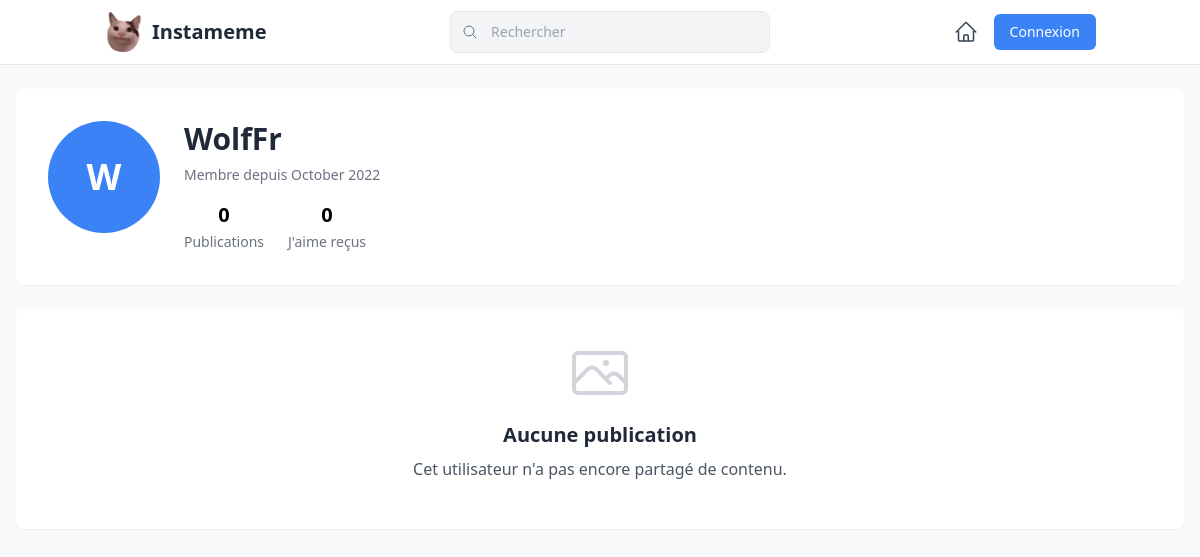
The page /user.php?user_id=5 on the database its author committed.
### tables this page shows
CREATE TABLE `utilisateurs` (
  `id` bigint unsigned NOT NULL AUTO_INCREMENT,
  `pseudo` varchar(64) NOT NULL,
  `mot_de_passe` varchar(32) NOT NULL, 
  `date_inscription` datetime DEFAULT NULL,
  PRIMARY KEY (`id`),
  UNIQUE KEY `pseudo` (`pseudo`)
);

### user.php (the view, shortened to what this page needs)
<?php
require_once 'db.php';
$user_id = isset($_SESSION['id_utilisateur']) ? $_SESSION['id_utilisateur'] : 0;
require_once 'header.php';
?>
<!DOCTYPE html>
<html lang="fr">
<head>
</head>
<body class="bg-gray-50 min-h-screen pb-10">
    <div class="container mx-auto px-4 py-6 max-w-7xl">
        <?php if (isset($_GET['user_id']) && !empty($_GET['user_id'])): ?>
            <?php
            $visiting_user_id = (int)$_GET['user_id'];
            $sql_user = "SELECT id, pseudo, date_inscription FROM utilisateurs WHERE id = ?";
            $stmt_user = $conn->prepare($sql_user);
            $stmt_user->bind_param("i", $visiting_user_id);
            $stmt_user->execute();
            $user_result = $stmt_user->get_result();
            if ($user_result->num_rows === 1) {
                $user_info = $user_result->fetch_assoc();
                $sql_post_count = "SELECT COUNT(*) as post_count FROM contenus WHERE id_utilisateur = ?";
                $stmt_count = $conn->prepare($sql_post_count);
                $stmt_count->bind_param("i", $visiting_user_id);
                $stmt_count->execute();
                $count_result = $stmt_count->get_result();
                $post_count = $count_result->fetch_assoc()['post_count'];
                $sql_likes_count = "SELECT COUNT(*) as likes_count FROM likes
                                    INNER JOIN contenus ON likes.id_contenu = contenus.id
                                    WHERE contenus.id_utilisateur = ?";
                $stmt_likes = $conn->prepare($sql_likes_count);
                $stmt_likes->bind_param("i", $visiting_user_id);
                $stmt_likes->execute();
                $likes_result = $stmt_likes->get_result();
                $likes_count = $likes_result->fetch_assoc()['likes_count'];
            ?>
                <div class="bg-white rounded-lg shadow-sm overflow-hidden mb-6">
                    <div class="p-6 md:p-8">
                        <div class="flex flex-col md:flex-row items-center md:items-start gap-6">
                            <div class="w-20 h-20 md:w-28 md:h-28 rounded-full overflow-hidden bg-blue-500 flex-shrink-0 flex items-center justify-center text-white text-3xl md:text-4xl font-bold">
                                <?= strtoupper(substr($user_info['pseudo'], 0, 1)) ?>
                            </div>
                            <div class="flex-grow text-center md:text-left">
                                <h1 class="text-2xl md:text-3xl font-bold text-gray-800 mb-2"><?= htmlspecialchars($user_info['pseudo']) ?></h1>
                                <p class="text-gray-500 text-sm mb-4">Membre depuis <?= date('F Y', strtotime($user_info['date_inscription'])) ?></p>
                                <div class="flex justify-center md:justify-start space-x-6 text-center">
                                    <div>
                                        <span class="font-bold text-xl block"><?= $post_count ?></span>
                                        <span class="text-gray-500 text-sm">Publications</span>
                                    </div>
                                    <div>
                                        <span class="font-bold text-xl block"><?= $likes_count ?></span>
                                        <span class="text-gray-500 text-sm">J'aime reçus</span>
                                    </div>
                                </div>
                            </div>
                        </div>
                    </div>
                </div>
                <?php
                $sql_posts = "SELECT contenus.id, contenus.id_utilisateur, contenus.description, contenus.chemin_image,
                              contenus.date_publication, utilisateurs.pseudo
                              FROM contenus
                              INNER JOIN utilisateurs ON contenus.id_utilisateur = utilisateurs.id
                              WHERE contenus.id_utilisateur = ?
                              ORDER BY contenus.date_publication DESC";
                $stmt_posts = $conn->prepare($sql_posts);
                $stmt_posts->bind_param("i", $visiting_user_id);
                $stmt_posts->execute();
                $result_posts = $stmt_posts->get_result();
                if ($result_posts->num_rows > 0):
                ?>
                    <h2 class="text-xl font-bold text-gray-800 mb-4 px-2">Publications</h2>
                    <div class="grid grid-cols-1 sm:grid-cols-2 lg:grid-cols-3 gap-4 md:gap-6">
                        <?php while ($row_post = $result_posts->fetch_assoc()): ?>
                            <?php
                            $sql_likes = "SELECT COUNT(*) AS like_count FROM likes WHERE id_contenu = " . $row_post['id'];
                            $likes_result = $conn->query($sql_likes);
                            $likes_row = $likes_result->fetch_assoc();
                            $like_count = $likes_row['like_count'];
                            $sql_nbcom = "SELECT COUNT(*) AS com_count FROM commentaires WHERE id_contenu =" . $row_post['id'] . ";";
                            $nbcom_result = $conn->query($sql_nbcom);
                            $nbcom_row = $nbcom_result->fetch_assoc();
                            $nbcom_count = $nbcom_row['com_count'];
                            ?>
                            <div class="bg-white rounded-lg overflow-hidden shadow-sm border border-gray-200 transition-transform duration-300 hover:-translate-y-1 hover:shadow-md">
                                <div class="p-3 flex items-center">
                                    <div class="flex items-center cursor-pointer">
                                        <div class="w-8 h-8 rounded-full overflow-hidden bg-blue-500 mr-3 flex-shrink-0 flex items-center justify-center text-white font-bold">
                                            <?= strtoupper(substr($row_post['pseudo'], 0, 1)) ?>
                                        </div>
                                        <div>
                                            <h3 class="font-semibold text-sm text-gray-800"><?= $row_post["pseudo"] ?></h3>
                                        </div>
                                    </div>
                                </div>
                                <div class="relative pt-[100%]">
                                    <img src="images/<?= $row_post["chemin_image"] ?>" alt="Image du post"
                                        class="absolute top-0 left-0 w-full h-full object-contain">
                                    <div class="absolute top-0 left-0 w-full h-full bg-black bg-opacity-40 opacity-0 hover:opacity-100 transition-opacity duration-300 flex items-center justify-center cursor-pointer"
                                        onclick="location.href='view_comments.php?post_id=<?= $row_post['id'] ?>'">
                                        <div class="flex gap-8 text-white font-semibold">
                                            <div class="flex items-center gap-1">
                                                <svg xmlns="http://www.w3.org/2000/svg" viewBox="0 0 24 24" fill="currentColor" class="w-6 h-6">
                                                    <path d="M11.645 20.91l-.007-.003-.022-.012a15.247 15.247 0 01-.383-.218 25.18 25.18 0 01-4.244-3.17C4.688 15.36 2.25 12.174 2.25 8.25 2.25 5.322 4.714 3 7.688 3A5.5 5.5 0 0112 5.052 5.5 5.5 0 0116.313 3c2.973 0 5.437 2.322 5.437 5.25 0 3.925-2.438 7.111-4.739 9.256a25.175 25.175 0 01-4.244 3.17 15.247 15.247 0 01-.383.219l-.022.012-.007.004-.003.001a.752.752 0 01-.704 0l-.003-.001z" />
                                                </svg>
                                                <?= $like_count ?>
                                            </div>
                                            <div class="flex items-center gap-1">
                                                <svg xmlns="http://www.w3.org/2000/svg" viewBox="0 0 24 24" fill="currentColor" class="w-6 h-6">
                                                    <path fill-rule="evenodd" d="M5.337 21.718a6.707 6.707 0 01-.533-.074.75.75 0 01-.44-1.223 3.73 3.73 0 00.814-1.686c.023-.115-.022-.317-.254-.543C3.274 16.587 2.25 14.41 2.25 12c0-5.03 4.428-9 9.75-9s9.75 3.97 9.75 9c0 5.03-4.428 9-9.75 9-.833 0-1.643-.097-2.417-.279a6.721 6.721 0 01-4.246.997z" clip-rule="evenodd" />
                                                </svg>
                                                <?= $nbcom_count ?>
                                            </div>
                                        </div>
                                    </div>
                                </div>
                                <div class="p-3">
                                    <div class="flex items-center justify-between mb-2">
                                        <form method="post" action="like_action.php" class="inline">
                                            <input type="hidden" name="post_id" value="<?= $row_post['id'] ?>">
                                            <input type="hidden" name="redirect_url" value="user.php?user_id=<?= $visiting_user_id ?>">
                                            <button type="submit" name="like_action" class="flex items-center focus:outline-none transition-colors duration-200">
                                                <?php
                                                $user_liked = false;
                                                if ($user_id > 0) {
                                                    $user_like_check = "SELECT * FROM likes WHERE id_contenu = {$row_post['id']} AND id_utilisateur = $user_id";
                                                    $user_like_result = $conn->query($user_like_check);
                                                    $user_liked = ($user_like_result->num_rows > 0);
                                                }
                                                ?>
                                                <?php if ($user_liked): ?>
                                                    <svg xmlns="http://www.w3.org/2000/svg" viewBox="0 0 24 24" fill="currentColor" class="w-6 h-6 text-red-500">
                                                        <path d="M11.645 20.91l-.007-.003-.022-.012a15.247 15.247 0 01-.383-.218 25.18 25.18 0 01-4.244-3.17C4.688 15.36 2.25 12.174 2.25 8.25 2.25 5.322 4.714 3 7.688 3A5.5 5.5 0 0112 5.052 5.5 5.5 0 0116.313 3c2.973 0 5.437 2.322 5.437 5.25 0 3.925-2.438 7.111-4.739 9.256a25.175 25.175 0 01-4.244 3.17 15.247 15.247 0 01-.383.219l-.022.012-.007.004-.003.001a.752.752 0 01-.704 0l-.003-.001z" />
                                                    </svg>
                                                <?php else: ?>
                                                    <svg xmlns="http://www.w3.org/2000/svg" fill="none" viewBox="0 0 24 24" stroke-width="1.5" stroke="currentColor" class="w-6 h-6 hover:text-red-500">
                                                        <path stroke-linecap="round" stroke-linejoin="round" d="M21 8.25c0-2.485-2.099-4.5-4.688-4.5-1.935 0-3.597 1.126-4.312 2.733-.715-1.607-2.377-2.733-4.313-2.733C5.1 3.75 3 5.765 3 8.25c0 7.22 9 12 9 12s9-4.78 9-12z" />
                                                    </svg>
                                                <?php endif; ?>
                                            </button>
                                        </form>
                                        <a href="view_comments.php?post_id=<?= $row_post['id'] ?>" class="flex items-center hover:text-blue-500 transition-colors duration-200">
                                            <svg xmlns="http://www.w3.org/2000/svg" fill="none" viewBox="0 0 24 24" stroke-width="1.5" stroke="currentColor" class="w-6 h-6">
                                                <path stroke-linecap="round" stroke-linejoin="round" d="M12 20.25c4.97 0 9-3.694 9-8.25s-4.03-8.25-9-8.25S3 7.444 3 12c0 2.104.859 4.023 2.273 5.48.432.447.74 1.04.586 1.641a4.483 4.483 0 01-.923 1.785A5.969 5.969 0 006 21c1.282 0 2.47-.402 3.445-1.087.81.22 1.668.337 2.555.337z" />
                                            </svg>
                                        </a>
                                    </div>
                                    <p class="text-sm font-semibold text-gray-800"><?= $like_count ?> j'aime</p>
                                    <p class="text-sm mt-1 line-clamp-2 text-gray-700">
                                        <span class="font-semibold"><?= $row_post["pseudo"] ?></span>
                                        <?= htmlspecialchars(substr($row_post["description"], 0, 100)) . (strlen($row_post["description"]) > 100 ? '...' : '') ?>
                                    </p>
                                    <?php if ($nbcom_count > 0): ?>
                                        <a href="view_comments.php?post_id=<?= $row_post['id'] ?>" class="text-gray-500 text-xs mt-2 block hover:text-blue-500 transition-colors duration-200">
                                            Voir les <?= $nbcom_count ?> commentaires
                                        </a>
                                    <?php endif; ?>
                                    <p class="text-gray-400 text-xs mt-1">
                                        <?= date('j M Y', strtotime($row_post["date_publication"])) ?>
                                    </p>
                                </div>
                            </div>
                        <?php endwhile; ?>
                    </div>
                <?php else: ?>
                    <div class="flex flex-col items-center justify-center bg-white rounded-lg shadow-sm p-8 text-center">
                        <h2 class="text-xl font-semibold text-gray-800 mb-2">Aucune publication</h2>
                        <p class="text-gray-600 mb-4">Cet utilisateur n'a pas encore partagé de contenu.</p>
                    </div>
                <?php endif; ?>
            <?php } ?>
        <?php endif; ?>
    </div>
</body>
</html>

### rows shown on the page
utilisateurs: pseudo "W", pseudo "WolfFr", date_inscription "October 2022"

### other values the page prints
$post_count "0"
$likes_count "0"
